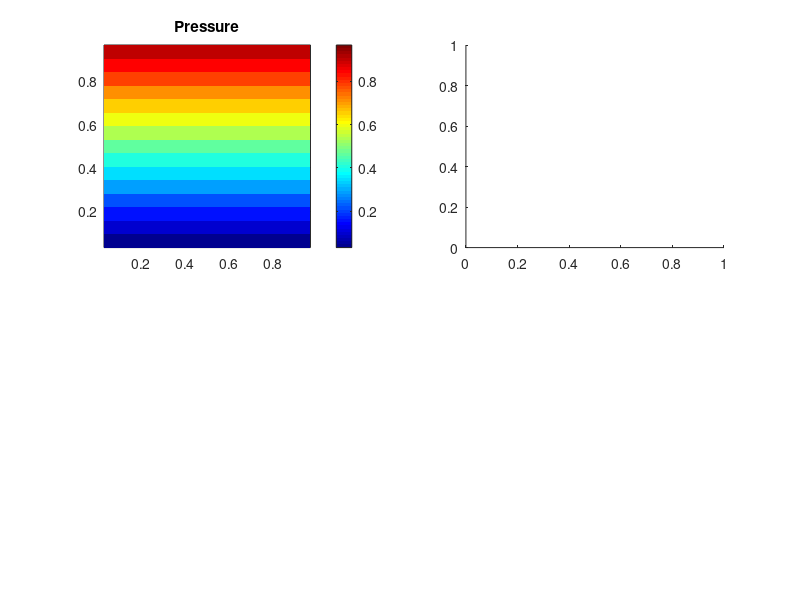

This chart was generated by the following MATLAB code:
clear,figure(1),clf,colormap(jet)
% Physics
Lx  = 1;
Ly  = 1;
Dx  = 1;          %1e-1; % diffusion coefficient
Dy  = 1e-1*Dx;

% Numerics
nx  = 2^4; % number of cells
ny  = nx;

dx  = Lx/nx
dy  = Ly/ny

K  = ones(nx,ny);

Kx = Dx*ones(nx+1,ny);
Ky = Dy*ones(nx,ny+1);





%preprocessing
[x y]     = ndgrid(dx/2: dx : Lx-dx/2, dy/2 : dy : Ly-dy/2);
[x_v y_v] = ndgrid(0   :dx:Lx,      dy/2:dy:Ly-dy/2);
[x_h y_h] = ndgrid(dx/2:dx:Lx-dx/2, 0   :dy:Ly     );
niter     = 3000000;

% Initial conditions
P      = ones(nx,ny) * 0; % Pressure
qx     = zeros(nx+1,ny);  % x-flux
qy     = zeros(nx,ny+1);  % y-flux


% Boundary conditions
Pa = 0; Pb = 1;

err0  = 1e20;
 
% Action
tic
tau = min(dx^2,dy^2)/4.1;
% tau = tau / sqrt(K)
tau = tau / sqrt(max(max(Kx(:)),max(Ky(:))));

for nit = 1:niter
  qx(2:end-1,:)      = -Kx(2:end-1,:) .* diff(P,1,1)/dx; % -dP/dx
  qy(:,2:end-1)      = -Ky(:,2:end-1) .* diff(P,1,2)/dy; % -dP/dy
     
  % BCs for flux
  qy(:,1)     = -Ky(:,1)   .* (P(:,1) -   Pa) / (dy/2);... % P = Pa
  qy(:,end)   = -Ky(:,end) .* (Pb - P(:,end)) / (dy/2); % P = Pb
  
  %qx(1,:)     = -Kx(1,:).*((P(1,:)-Pa)/(dx/2));
     
  div_q       = diff(qx,1,1)/dx + diff(qy,1,2)/dy;
  r           = div_q;
  err         = max(max(abs(r))); 
  if nit == 1
    err0 = err;
  endif
  if(mod(nit,100)==1)
    printf("iter %d, r = %e (%e)\n", nit, err, err/err0);
    subplot(221)
    pcolor(x,y,P);shading flat;colorbar;title("Pressure");drawnow;
    subplot(222)
    %quiver(qx,qy);title("Flux");drawnow
  endif
  if(err < 1e-8 || err < 1e-6*err0)
    nit
    err
    break;
  end
  
  %dV  = dV*(1-2/nx) - div_q*tau;
  P   = P - r*tau;
end



toc